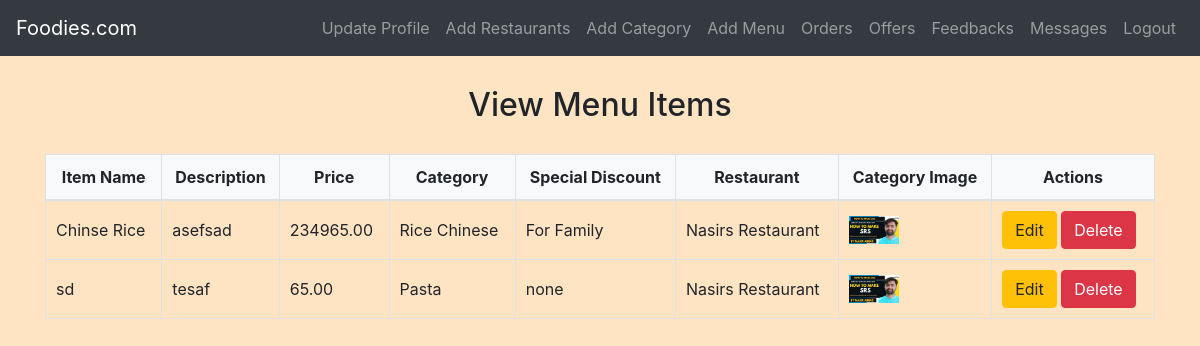
The page /restaurant/view_menu.php (signed in) on the database its author committed.
### tables this page shows
CREATE TABLE `menuitems` (
  `MenuItemID` int(11) NOT NULL,
  `RestaurantID` int(11) DEFAULT NULL,
  `ItemName` varchar(255) NOT NULL,
  `Description` text NOT NULL,
  `Price` decimal(10,2) NOT NULL,
  `CategoryID` int(11) DEFAULT NULL,
  `ImageURL` varchar(255) DEFAULT NULL,
  `SpecialDiscount` varchar(255) DEFAULT NULL
);

CREATE TABLE `categories` (
  `CategoryID` int(11) NOT NULL,
  `UserID` int(11) DEFAULT NULL,
  `CategoryName` varchar(255) NOT NULL
);

CREATE TABLE `restaurants` (
  `RestaurantID` int(11) NOT NULL,
  `OwnerID` int(11) DEFAULT NULL,
  `RestaurantName` varchar(255) NOT NULL,
  `Location` varchar(255) NOT NULL,
  `RestaurantImage` varchar(255) DEFAULT NULL
);

### restaurant/view_menu.php (the view, shortened to what this page needs)
<?php
include('config.php');
$fetchMenuItemsSql = "SELECT M.*, C.CategoryName, R.RestaurantName, R.RestaurantImage
                      FROM MenuItems M
                      INNER JOIN Categories C ON M.CategoryID = C.CategoryID
                      INNER JOIN Restaurants R ON M.RestaurantID = R.RestaurantID
                      WHERE R.OwnerID = ?";
$fetchMenuItemsStmt = mysqli_prepare($conn, $fetchMenuItemsSql);
mysqli_stmt_bind_param($fetchMenuItemsStmt, "i", $_SESSION["id"]);
mysqli_stmt_execute($fetchMenuItemsStmt);
$menuItemsResult = mysqli_stmt_get_result($fetchMenuItemsStmt);
?>
<!DOCTYPE html>
<html lang="en">
<head>
    <link rel="stylesheet" href="https://stackpath.bootstrapcdn.com/bootstrap/4.5.2/css/bootstrap.min.css">
    <link rel="stylesheet" href="../css/style.css">
</head>
<body>
    <?php include('navbar.php'); ?>
    <div class="container">
        <h2>View Menu Items</h2>
        <table class="table">
            <thead>
                <tr>
                    <th>Item Name</th>
                    <th>Description</th>
                    <th>Price</th>
                    <th>Category</th>
                    <th>Special Discount</th>
                    <th>Restaurant</th>
                    <th>Category Image</th>
                    <th>Actions</th>
                </tr>
            </thead>
            <tbody>
                <?php while ($menuItem = mysqli_fetch_assoc($menuItemsResult)) : ?>
                    <tr>
                        <td><?php echo $menuItem['ItemName']; ?></td>
                        <td><?php echo $menuItem['Description']; ?></td>
                        <td><?php echo $menuItem['Price']; ?></td>
                        <td><?php echo $menuItem['CategoryName']; ?></td>
                        <td><?php echo $menuItem['SpecialDiscount']; ?></td>
                        <td><?php echo $menuItem['RestaurantName']; ?></td>
                        <td>
                            <img src="<?php echo $menuItem['RestaurantImage']; ?>" alt="Restaurant Image" width="50">
                        </td>
                        <td>
                            <a href="edit_menu_item.php?menuItemID=<?php echo $menuItem['MenuItemID']; ?>" class="btn btn-warning">Edit</a>
                            <form method="post" style="display:inline;">
                                <button type="submit" name="delete" class="btn btn-danger" onclick="return confirm('Are you sure you want to delete this menu item?')">Delete</button>
                            </form>
                        </td>
                    </tr>
                <?php endwhile; ?>
            </tbody>
        </table>
    </div>
</body>
</html>

### css/style.css (style rules this page uses)
body { background-color: bisque; }
h1, h2, h3, h4 { text-align: center; margin-top: 30px; margin-bottom: 30px; }
.table { width: 100%; border-collapse: collapse; margin-top: 20px; }
.table th, .table td { padding: 10px; border: 1px solid #dee2e6; }
.table thead th { background-color: #f8f9fa; font-weight: bold; text-align: center; }
.table tbody td { vertical-align: middle; }
.table img { max-width: 100px; max-height: 100px; }

### rows shown on the page
menuitems: ItemName "Chinse Rice", Description "asefsad", Price "234965.00", CategoryID.CategoryName "Rice Chinese", SpecialDiscount "For Family", RestaurantID.RestaurantName "Nasirs Restaurant", RestaurantID.RestaurantImage (picture)
menuitems: ItemName "sd", Description "tesaf", Price "65.00", CategoryID.CategoryName "Pasta", SpecialDiscount "none", RestaurantID.RestaurantName "Nasirs Restaurant", RestaurantID.RestaurantImage (picture)
